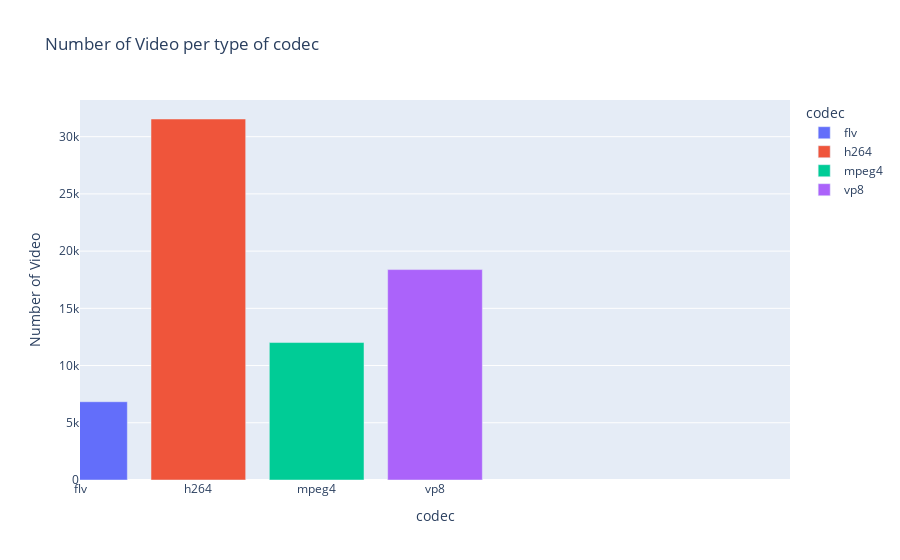

Notebook code cell kept with this figure:
### Code cell
df_categorie=pd.DataFrame(df_transcoding_mesurment,columns=['codec'])
temp=df_transcoding_mesurment.groupby('codec').size()

fig=px.bar(temp,
           x=temp.index,
           y=temp, 
           range_x = [0,6],color=temp.index,
           title="Number of Video per type of codec")

fig.update_layout(xaxis_title="codec", yaxis_title="Number of Video", 
                      yaxis_categoryorder = 'total ascending',
                      uniformtext_minsize=20, uniformtext_mode='hide')

fig.show()

### Figure 1 — Plotly figure (JSON) as saved in the notebook; plotly's stock layout.template omitted (floating-point values rounded to 4 significant figures)
{"data": [{"alignmentgroup": "True", "hovertemplate": "codec=%{x}<br>y=%{y}<extra></extra>", "legendgroup": "flv", "marker": {"color": "#636efa", "pattern": {"shape": ""}}, "name": "flv", "offsetgroup": "flv", "orientation": "v", "showlegend": true, "textposition": "auto", "type": "bar", "x": ["flv"], "xaxis": "x", "y": [6840], "yaxis": "y"}, {"alignmentgroup": "True", "hovertemplate": "codec=%{x}<br>y=%{y}<extra></extra>", "legendgroup": "h264", "marker": {"color": "#EF553B", "pattern": {"shape": ""}}, "name": "h264", "offsetgroup": "h264", "orientation": "v", "showlegend": true, "textposition": "auto", "type": "bar", "x": ["h264"], "xaxis": "x", "y": [31545], "yaxis": "y"}, {"alignmentgroup": "True", "hovertemplate": "codec=%{x}<br>y=%{y}<extra></extra>", "legendgroup": "mpeg4", "marker": {"color": "#00cc96", "pattern": {"shape": ""}}, "name": "mpeg4", "offsetgroup": "mpeg4", "orientation": "v", "showlegend": true, "textposition": "auto", "type": "bar", "x": ["mpeg4"], "xaxis": "x", "y": [12012], "yaxis": "y"}, {"alignmentgroup": "True", "hovertemplate": "codec=%{x}<br>y=%{y}<extra></extra>", "legendgroup": "vp8", "marker": {"color": "#ab63fa", "pattern": {"shape": ""}}, "name": "vp8", "offsetgroup": "vp8", "orientation": "v", "showlegend": true, "textposition": "auto", "type": "bar", "x": ["vp8"], "xaxis": "x", "y": [18387], "yaxis": "y"}], "layout": {"barmode": "relative", "legend": {"title": {"text": "codec"}, "tracegroupgap": 0}, "title": {"text": "Number of Video per type of codec"}, "uniformtext": {"minsize": 20, "mode": "hide"}, "xaxis": {"anchor": "y", "categoryarray": ["flv", "h264", "mpeg4", "vp8"], "categoryorder": "array", "domain": [0, 1], "range": [0, 6], "title": {"text": "codec"}}, "yaxis": {"anchor": "x", "categoryorder": "total ascending", "domain": [0, 1], "title": {"text": "Number of Video"}}}}
